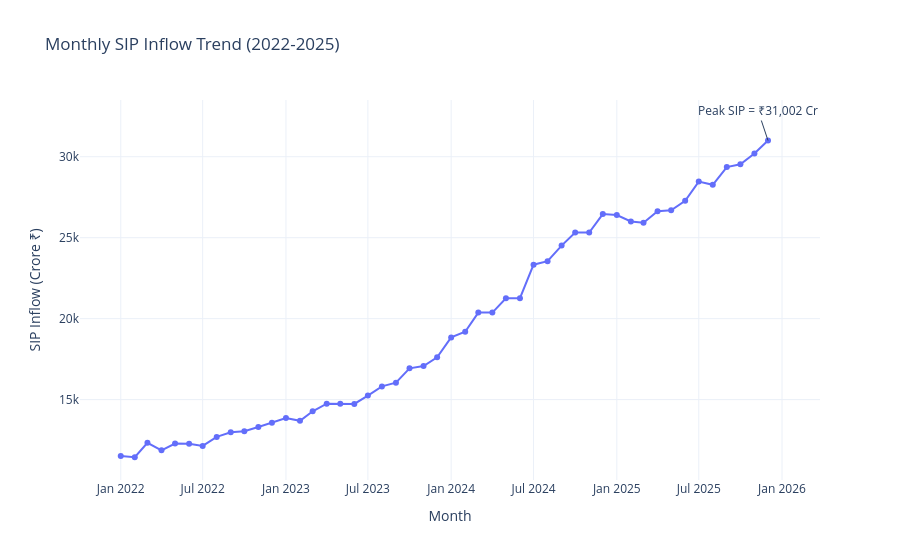

Write notebook code for a chart like this one.
### Code cell
fig = px.line(
    sip,
    x="month",
    y="sip_inflow_crore",
    title="Monthly SIP Inflow Trend (2022-2025)",
    markers=True
)

fig.add_annotation(
    x=str(peak["month"].date()),
    y=peak["sip_inflow_crore"],
    text=f"Peak SIP = ₹{peak['sip_inflow_crore']:,} Cr",
    showarrow=True
)

fig.update_layout(
    xaxis_title="Month",
    yaxis_title="SIP Inflow (Crore ₹)",
    template="plotly_white"
)

fig.show()

### Figure 1 — Plotly figure (JSON) as saved in the notebook; plotly's stock layout.template omitted (floating-point values rounded to 4 significant figures)
{"data": [{"hovertemplate": "month=%{x}<br>sip_inflow_crore=%{y}<extra></extra>", "legendgroup": "", "line": {"color": "#636efa", "dash": "solid"}, "marker": {"symbol": "circle"}, "mode": "lines+markers", "name": "", "orientation": "v", "showlegend": false, "type": "scatter", "x": ["2022-01-01T00:00:00", "2022-02-01T00:00:00", "2022-03-01T00:00:00", "2022-04-01T00:00:00", "2022-05-01T00:00:00", "2022-06-01T00:00:00", "2022-07-01T00:00:00", "2022-08-01T00:00:00", "2022-09-01T00:00:00", "2022-10-01T00:00:00", "2022-11-01T00:00:00", "2022-12-01T00:00:00", "2023-01-01T00:00:00", "2023-02-01T00:00:00", "2023-03-01T00:00:00", "2023-04-01T00:00:00", "2023-05-01T00:00:00", "2023-06-01T00:00:00", "2023-07-01T00:00:00", "2023-08-01T00:00:00", "2023-09-01T00:00:00", "2023-10-01T00:00:00", "2023-11-01T00:00:00", "2023-12-01T00:00:00", "2024-01-01T00:00:00", "2024-02-01T00:00:00", "2024-03-01T00:00:00", "2024-04-01T00:00:00", "2024-05-01T00:00:00", "2024-06-01T00:00:00", "2024-07-01T00:00:00", "2024-08-01T00:00:00", "2024-09-01T00:00:00", "2024-10-01T00:00:00", "2024-11-01T00:00:00", "2024-12-01T00:00:00", "2025-01-01T00:00:00", "2025-02-01T00:00:00", "2025-03-01T00:00:00", "2025-04-01T00:00:00", "2025-05-01T00:00:00", "2025-06-01T00:00:00", "2025-07-01T00:00:00", "2025-08-01T00:00:00", "2025-09-01T00:00:00", "2025-10-01T00:00:00", "2025-11-01T00:00:00", "2025-12-01T00:00:00"], "xaxis": "x", "y": [11517, 11438, 12328, 11863, 12286, 12276, 12140, 12694, 12976, 13040, 13306, 13573, 13856, 13687, 14276, 14749, 14749, 14734, 15245, 15814, 16042, 16928, 17073, 17610, 18838, 19187, 20371, 20371, 21262, 21262, 23332, 23547, 24509, 25323, 25320, 26459, 26400, 25999, 25926, 26632, 26688, 27274, 28464, 28265, 29361, 29529, 30200, 31002], "yaxis": "y"}], "layout": {"annotations": [{"showarrow": true, "text": "Peak SIP = ₹31,002 Cr", "x": "2025-12-01", "y": 31002}], "legend": {"tracegroupgap": 0}, "title": {"text": "Monthly SIP Inflow Trend (2022-2025)"}, "xaxis": {"anchor": "y", "domain": [0, 1], "title": {"text": "Month"}}, "yaxis": {"anchor": "x", "domain": [0, 1], "title": {"text": "SIP Inflow (Crore ₹)"}}}}
